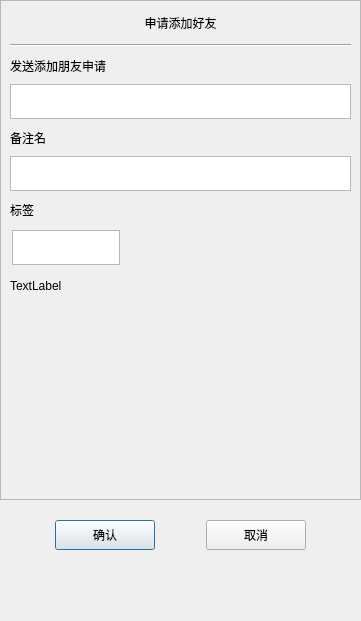
<?xml version="1.0" encoding="UTF-8"?>
<ui version="4.0">
 <class>ApplyFriend</class>
 <widget class="QDialog" name="ApplyFriend">
  <property name="geometry">
   <rect>
    <x>0</x>
    <y>0</y>
    <width>361</width>
    <height>621</height>
   </rect>
  </property>
  <property name="minimumSize">
   <size>
    <width>361</width>
    <height>621</height>
   </size>
  </property>
  <property name="maximumSize">
   <size>
    <width>361</width>
    <height>621</height>
   </size>
  </property>
  <property name="windowTitle">
   <string>Dialog</string>
  </property>
  <layout class="QVBoxLayout" name="verticalLayout">
   <property name="spacing">
    <number>0</number>
   </property>
   <property name="leftMargin">
    <number>0</number>
   </property>
   <property name="topMargin">
    <number>0</number>
   </property>
   <property name="rightMargin">
    <number>0</number>
   </property>
   <property name="bottomMargin">
    <number>0</number>
   </property>
   <item>
    <widget class="QScrollArea" name="scrollArea">
     <property name="minimumSize">
      <size>
       <width>0</width>
       <height>500</height>
      </size>
     </property>
     <property name="widgetResizable">
      <bool>true</bool>
     </property>
     <widget class="QWidget" name="scrollcontent">
      <property name="geometry">
       <rect>
        <x>0</x>
        <y>0</y>
        <width>359</width>
        <height>498</height>
       </rect>
      </property>
      <layout class="QVBoxLayout" name="verticalLayout_6">
       <property name="spacing">
        <number>0</number>
       </property>
       <property name="leftMargin">
        <number>0</number>
       </property>
       <property name="rightMargin">
        <number>0</number>
       </property>
       <item>
        <widget class="QLabel" name="apply_lb">
         <property name="minimumSize">
          <size>
           <width>0</width>
           <height>25</height>
          </size>
         </property>
         <property name="maximumSize">
          <size>
           <width>16777215</width>
           <height>25</height>
          </size>
         </property>
         <property name="text">
          <string>申请添加好友</string>
         </property>
         <property name="alignment">
          <set>Qt::AlignmentFlag::AlignCenter</set>
         </property>
        </widget>
       </item>
       <item>
        <widget class="QWidget" name="apply_wid" native="true">
         <layout class="QVBoxLayout" name="verticalLayout_2">
          <item>
           <widget class="Line" name="h_line">
            <property name="orientation">
             <enum>Qt::Orientation::Horizontal</enum>
            </property>
           </widget>
          </item>
          <item>
           <widget class="QLabel" name="label">
            <property name="minimumSize">
             <size>
              <width>0</width>
              <height>25</height>
             </size>
            </property>
            <property name="maximumSize">
             <size>
              <width>16777215</width>
              <height>25</height>
             </size>
            </property>
            <property name="text">
             <string>发送添加朋友申请</string>
            </property>
           </widget>
          </item>
          <item>
           <widget class="CustomizeEdit" name="name_ed">
            <property name="minimumSize">
             <size>
              <width>0</width>
              <height>35</height>
             </size>
            </property>
            <property name="maximumSize">
             <size>
              <width>16777215</width>
              <height>35</height>
             </size>
            </property>
           </widget>
          </item>
          <item>
           <widget class="QLabel" name="label_2">
            <property name="minimumSize">
             <size>
              <width>0</width>
              <height>25</height>
             </size>
            </property>
            <property name="maximumSize">
             <size>
              <width>16777215</width>
              <height>25</height>
             </size>
            </property>
            <property name="text">
             <string>备注名</string>
            </property>
           </widget>
          </item>
          <item>
           <widget class="CustomizeEdit" name="back_ed">
            <property name="minimumSize">
             <size>
              <width>0</width>
              <height>35</height>
             </size>
            </property>
            <property name="maximumSize">
             <size>
              <width>16777215</width>
              <height>35</height>
             </size>
            </property>
           </widget>
          </item>
          <item>
           <widget class="QLabel" name="label_3">
            <property name="minimumSize">
             <size>
              <width>0</width>
              <height>25</height>
             </size>
            </property>
            <property name="maximumSize">
             <size>
              <width>16777215</width>
              <height>25</height>
             </size>
            </property>
            <property name="text">
             <string>标签</string>
            </property>
           </widget>
          </item>
          <item>
           <widget class="QWidget" name="lb_group_wid" native="true">
            <property name="minimumSize">
             <size>
              <width>0</width>
              <height>50</height>
             </size>
            </property>
            <layout class="QVBoxLayout" name="verticalLayout_4">
             <property name="spacing">
              <number>0</number>
             </property>
             <property name="leftMargin">
              <number>0</number>
             </property>
             <property name="topMargin">
              <number>0</number>
             </property>
             <property name="rightMargin">
              <number>0</number>
             </property>
             <property name="bottomMargin">
              <number>0</number>
             </property>
             <item>
              <widget class="QWidget" name="gridWidget" native="true">
               <property name="minimumSize">
                <size>
                 <width>0</width>
                 <height>40</height>
                </size>
               </property>
               <property name="maximumSize">
                <size>
                 <width>16777215</width>
                 <height>40</height>
                </size>
               </property>
               <widget class="CustomizeEdit" name="lb_ed">
                <property name="geometry">
                 <rect>
                  <x>2</x>
                  <y>2</y>
                  <width>108</width>
                  <height>35</height>
                 </rect>
                </property>
                <property name="minimumSize">
                 <size>
                  <width>0</width>
                  <height>0</height>
                 </size>
                </property>
                <property name="maximumSize">
                 <size>
                  <width>16777215</width>
                  <height>35</height>
                 </size>
                </property>
               </widget>
              </widget>
             </item>
             <item>
              <widget class="QWidget" name="input_tip_wid" native="true">
               <property name="minimumSize">
                <size>
                 <width>0</width>
                 <height>35</height>
                </size>
               </property>
               <layout class="QVBoxLayout" name="verticalLayout_5">
                <property name="spacing">
                 <number>0</number>
                </property>
                <property name="leftMargin">
                 <number>0</number>
                </property>
                <property name="topMargin">
                 <number>0</number>
                </property>
                <property name="rightMargin">
                 <number>0</number>
                </property>
                <property name="bottomMargin">
                 <number>0</number>
                </property>
                <item>
                 <widget class="ClickedOnceLabel" name="tip_lb">
                  <property name="text">
                   <string>TextLabel</string>
                  </property>
                  <property name="alignment">
                   <set>Qt::AlignmentFlag::AlignLeading|Qt::AlignmentFlag::AlignLeft|Qt::AlignmentFlag::AlignVCenter</set>
                  </property>
                 </widget>
                </item>
               </layout>
              </widget>
             </item>
            </layout>
           </widget>
          </item>
          <item>
           <widget class="QWidget" name="widget" native="true">
            <property name="minimumSize">
             <size>
              <width>0</width>
              <height>60</height>
             </size>
            </property>
            <property name="maximumSize">
             <size>
              <width>16777215</width>
              <height>16777215</height>
             </size>
            </property>
            <layout class="QHBoxLayout" name="horizontalLayout">
             <property name="leftMargin">
              <number>0</number>
             </property>
             <property name="topMargin">
              <number>0</number>
             </property>
             <property name="rightMargin">
              <number>0</number>
             </property>
             <property name="bottomMargin">
              <number>0</number>
             </property>
             <item>
              <widget class="QWidget" name="lb_list" native="true">
               <property name="minimumSize">
                <size>
                 <width>287</width>
                 <height>50</height>
                </size>
               </property>
               <property name="maximumSize">
                <size>
                 <width>287</width>
                 <height>16777215</height>
                </size>
               </property>
              </widget>
             </item>
             <item>
              <widget class="QWidget" name="more_lb_wid" native="true">
               <property name="minimumSize">
                <size>
                 <width>30</width>
                 <height>0</height>
                </size>
               </property>
               <property name="maximumSize">
                <size>
                 <width>30</width>
                 <height>16777215</height>
                </size>
               </property>
               <layout class="QVBoxLayout" name="verticalLayout_3">
                <property name="leftMargin">
                 <number>2</number>
                </property>
                <property name="topMargin">
                 <number>2</number>
                </property>
                <property name="rightMargin">
                 <number>2</number>
                </property>
                <property name="bottomMargin">
                 <number>2</number>
                </property>
                <item>
                 <spacer name="verticalSpacer_2">
                  <property name="orientation">
                   <enum>Qt::Orientation::Vertical</enum>
                  </property>
                  <property name="sizeHint" stdset="0">
                   <size>
                    <width>20</width>
                    <height>40</height>
                   </size>
                  </property>
                 </spacer>
                </item>
                <item>
                 <widget class="ClickedOnceLabel" name="more_lb">
                  <property name="minimumSize">
                   <size>
                    <width>25</width>
                    <height>25</height>
                   </size>
                  </property>
                  <property name="maximumSize">
                   <size>
                    <width>25</width>
                    <height>25</height>
                   </size>
                  </property>
                  <property name="text">
                   <string/>
                  </property>
                 </widget>
                </item>
                <item>
                 <spacer name="verticalSpacer_4">
                  <property name="orientation">
                   <enum>Qt::Orientation::Vertical</enum>
                  </property>
                  <property name="sizeType">
                   <enum>QSizePolicy::Policy::Fixed</enum>
                  </property>
                  <property name="sizeHint" stdset="0">
                   <size>
                    <width>20</width>
                    <height>60</height>
                   </size>
                  </property>
                 </spacer>
                </item>
               </layout>
              </widget>
             </item>
            </layout>
           </widget>
          </item>
         </layout>
        </widget>
       </item>
      </layout>
     </widget>
    </widget>
   </item>
   <item>
    <spacer name="verticalSpacer_3">
     <property name="orientation">
      <enum>Qt::Orientation::Vertical</enum>
     </property>
     <property name="sizeType">
      <enum>QSizePolicy::Policy::Fixed</enum>
     </property>
     <property name="sizeHint" stdset="0">
      <size>
       <width>20</width>
       <height>10</height>
      </size>
     </property>
    </spacer>
   </item>
   <item>
    <widget class="QWidget" name="apply_sure_wid" native="true">
     <property name="minimumSize">
      <size>
       <width>0</width>
       <height>50</height>
      </size>
     </property>
     <layout class="QHBoxLayout" name="horizontalLayout_2">
      <item>
       <spacer name="horizontalSpacer">
        <property name="orientation">
         <enum>Qt::Orientation::Horizontal</enum>
        </property>
        <property name="sizeHint" stdset="0">
         <size>
          <width>39</width>
          <height>20</height>
         </size>
        </property>
       </spacer>
      </item>
      <item>
       <widget class="ClickedBtn" name="sure_btn">
        <property name="minimumSize">
         <size>
          <width>100</width>
          <height>30</height>
         </size>
        </property>
        <property name="maximumSize">
         <size>
          <width>100</width>
          <height>30</height>
         </size>
        </property>
        <property name="text">
         <string>确认</string>
        </property>
       </widget>
      </item>
      <item>
       <spacer name="horizontalSpacer_3">
        <property name="orientation">
         <enum>Qt::Orientation::Horizontal</enum>
        </property>
        <property name="sizeHint" stdset="0">
         <size>
          <width>40</width>
          <height>20</height>
         </size>
        </property>
       </spacer>
      </item>
      <item>
       <widget class="ClickedBtn" name="cancel_btn">
        <property name="minimumSize">
         <size>
          <width>100</width>
          <height>30</height>
         </size>
        </property>
        <property name="text">
         <string>取消</string>
        </property>
       </widget>
      </item>
      <item>
       <spacer name="horizontalSpacer_2">
        <property name="orientation">
         <enum>Qt::Orientation::Horizontal</enum>
        </property>
        <property name="sizeHint" stdset="0">
         <size>
          <width>40</width>
          <height>20</height>
         </size>
        </property>
       </spacer>
      </item>
     </layout>
    </widget>
   </item>
   <item>
    <spacer name="verticalSpacer">
     <property name="orientation">
      <enum>Qt::Orientation::Vertical</enum>
     </property>
     <property name="sizeHint" stdset="0">
      <size>
       <width>20</width>
       <height>40</height>
      </size>
     </property>
    </spacer>
   </item>
  </layout>
 </widget>
 <customwidgets>
  <customwidget>
   <class>ClickedBtn</class>
   <extends>QPushButton</extends>
   <header location="global">clickedbtn.h</header>
  </customwidget>
  <customwidget>
   <class>CustomizeEdit</class>
   <extends>QTextEdit</extends>
   <header location="global">customizeedit.h</header>
  </customwidget>
  <customwidget>
   <class>ClickedOnceLabel</class>
   <extends>QLabel</extends>
   <header>clickedoncelabel.h</header>
  </customwidget>
 </customwidgets>
 <resources/>
 <connections/>
</ui>
